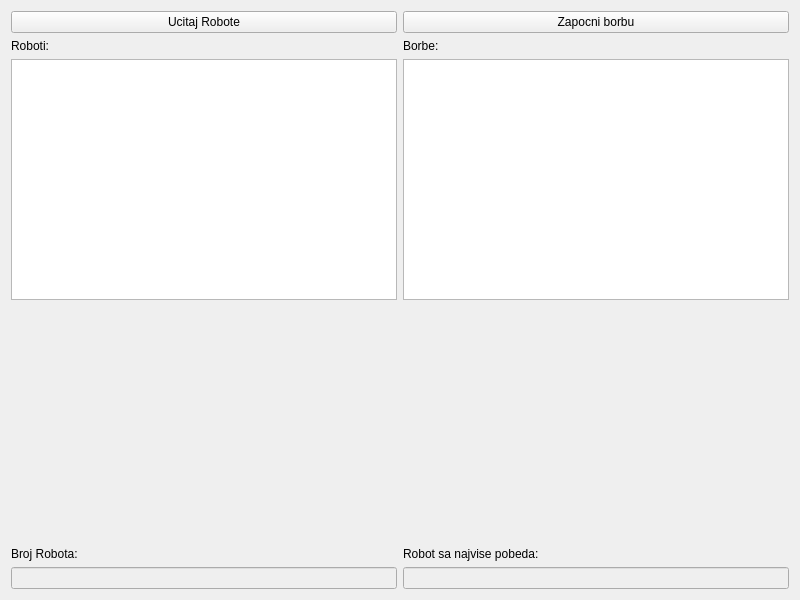
<?xml version="1.0" encoding="UTF-8"?>
<ui version="4.0">
 <class>Widget</class>
 <widget class="QWidget" name="Widget">
  <property name="geometry">
   <rect>
    <x>0</x>
    <y>0</y>
    <width>800</width>
    <height>600</height>
   </rect>
  </property>
  <property name="windowTitle">
   <string>Widget</string>
  </property>
  <layout class="QHBoxLayout" name="horizontalLayout">
   <item>
    <layout class="QVBoxLayout" name="verticalLayout">
     <item>
      <widget class="QPushButton" name="loadPb">
       <property name="text">
        <string>Ucitaj Robote</string>
       </property>
      </widget>
     </item>
     <item>
      <widget class="QLabel" name="label">
       <property name="text">
        <string>Roboti:</string>
       </property>
      </widget>
     </item>
     <item>
      <widget class="QListWidget" name="robotsLw"/>
     </item>
     <item>
      <spacer name="verticalSpacer">
       <property name="orientation">
        <enum>Qt::Vertical</enum>
       </property>
       <property name="sizeHint" stdset="0">
        <size>
         <width>20</width>
         <height>40</height>
        </size>
       </property>
      </spacer>
     </item>
     <item>
      <widget class="QLabel" name="label_2">
       <property name="text">
        <string>Broj Robota:</string>
       </property>
      </widget>
     </item>
     <item>
      <widget class="QLineEdit" name="robotNumberLe">
       <property name="enabled">
        <bool>false</bool>
       </property>
      </widget>
     </item>
    </layout>
   </item>
   <item>
    <layout class="QVBoxLayout" name="verticalLayout_2">
     <item>
      <widget class="QPushButton" name="startPB">
       <property name="text">
        <string>Zapocni borbu</string>
       </property>
      </widget>
     </item>
     <item>
      <widget class="QLabel" name="label_3">
       <property name="text">
        <string>Borbe:</string>
       </property>
      </widget>
     </item>
     <item>
      <widget class="QTableWidget" name="battlesTw"/>
     </item>
     <item>
      <spacer name="verticalSpacer_2">
       <property name="orientation">
        <enum>Qt::Vertical</enum>
       </property>
       <property name="sizeHint" stdset="0">
        <size>
         <width>20</width>
         <height>40</height>
        </size>
       </property>
      </spacer>
     </item>
     <item>
      <widget class="QLabel" name="label_4">
       <property name="text">
        <string>Robot sa najvise pobeda:</string>
       </property>
      </widget>
     </item>
     <item>
      <widget class="QLineEdit" name="mostwonLe">
       <property name="enabled">
        <bool>false</bool>
       </property>
      </widget>
     </item>
    </layout>
   </item>
  </layout>
 </widget>
 <resources/>
 <connections/>
</ui>
